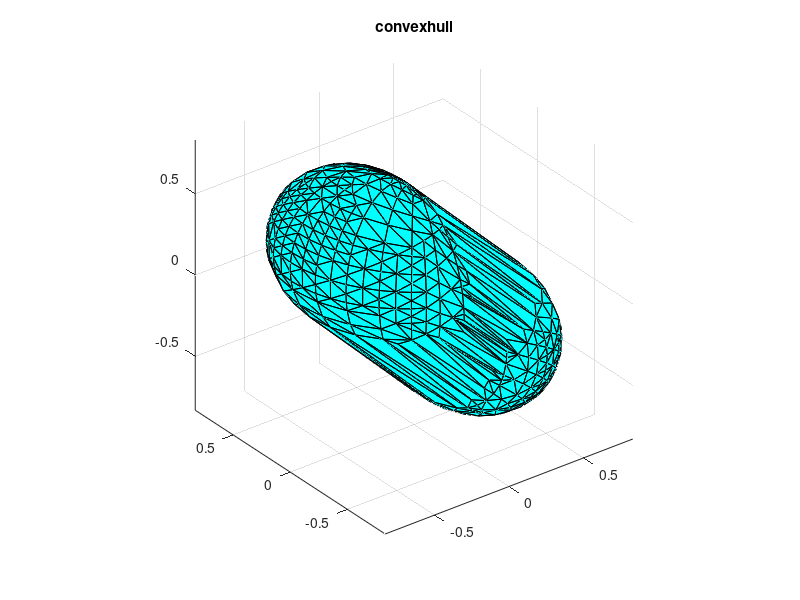

Here is the MATLAB script that generated this plot: (Note: this script raises an error after producing the figure.)
clear
close all
addpath(genpath(pwd))

%%
% file = gunzip('datasets\Sample07_088_segCell.nii.gz');%change
% V = niftiread('datasets\data\Sample04_004_segCell.nii');
% index = unique(V);
% 
% %3 1608 2796 3931 5543 6591
% % for i=2:length(index)
%     V1=V;
% %     V1(find(V~=index(i)))=0;
%     V1(find(V~=3))=0;
%     [X,Y,Z]=voxel2XYZ(V1);
% %     V2 = imresize3(V1, 1.5);
% %     B=edge3(V1);
%     [hh,TT,X1,Y1,Z1,CC,AA] = voxelSurf(V1,false);
%     figure
%     pcshow([X(:),Y(:),Z(:)]);
%     k = boundary(X(:),Y(:),Z(:));
%     figure
%     trisurf(k,X(:),Y(:),Z(:),'Facecolor','red','FaceAlpha',0.1)
% %     figure
% %     g=volshow(V1);
% % end

%%
%导入三维点，开始计算凸包，计算距离
load('Jun15cell.mat')
X=points(:,1);
Y=points(:,2);
Z=points(:,3);
[k1,av1] = convhull(X,Y,Z);
figure
trisurf(k1,X,Y,Z,'FaceColor','cyan')
axis equal
title('convexhull')

solve=[];
for i=1:size(k1,1)
    A=[X(k1(i,1)) Y(k1(i,1)) Z(k1(i,1))
    X(k1(i,2)) Y(k1(i,2)) Z(k1(i,2))
    X(k1(i,3)) Y(k1(i,3)) Z(k1(i,3))];
    B=[1;1;1];
    solve(i,1:3)=(A\B)';
end

for i=1:length(X)
    for j=1:size(k1,1)
        temp(i,j)=abs(solve(j,1:3)*[X(i) Y(i) Z(i)]'-1)/norm(solve(j,1:3));
    end
    [dist(i),plane(i)]=min(temp(i,:));
    t(i)=(solve(plane(i),1:3)*[X(i) Y(i) Z(i)]'-1)/(norm(solve(plane(i),1:3))^2);
    proj(i,1:3)=[X(i) Y(i) Z(i)]-solve(plane(i),1:3)*t(i);
end

% convhullIdx=unique(k1);
% Cpoints=points(convhullIdx,:);

%k1叫不到原来points里的冗余点

%球 theta phi
center=sum(points)/size(points,1);
% for i=1:size(points,1)
%     r(i)=norm(points(i,:)-center);
%     theta(i)=real(asin(Z(i)/r(i)));
%     phi(i)=real(acos(X(i)/r(i)/cos(theta(i))));
% end
tep=points-repmat(center,size(X,1),1);
[phi,theta,~] = cart2sph(tep(:,1),tep(:,2),tep(:,3));

figure
pcshow([theta,phi,dist'],"MarkerSize",40)
title('dist_theta_phi')
% figure
% surf(theta',phi',dist')

%三维点生成mesh
tri=delaunay(theta,phi);
figure
trimesh(tri,theta,phi,dist);
TO = triangulation(tri,theta,phi,dist');

%找谷
%周期性延拓
distM=[theta phi dist'];
% distMpro = repmat(distM,9,1);
distMpro=[];
for i=-1:1
    for j=-1:1
        tmp=distM;
        tmp=[tmp(:,1)+i*pi,tmp(:,2)+j*2*pi,tmp(:,3)];
        distMpro=[distMpro;tmp];
    end
end
% tri=delaunay(distMpro);
% trimesh(tri,distMpro);
% fx = gradient(dist)
tri=delaunay(distMpro(:,1),distMpro(:,2));
trimesh(tri,distMpro(:,1),distMpro(:,2),distMpro(:,3));
figure;
pcshow(distMpro,"MarkerSize",40);
title('distMpro')


% map=dist;
% colormap(map)
% figure
% plot3(X,Y,Z)

figure;
pcshow([X(:),Y(:),Z(:)],dist,"MarkerSize",40);
title('xyz_dist')

% plot(1:length(dist),dist)


%三维图像转XYZ坐标
function [X,Y,Z]=voxel2XYZ(V)
    idx=find(V);
    [X,Y,Z]=ind2sub(size(V),idx);
end



